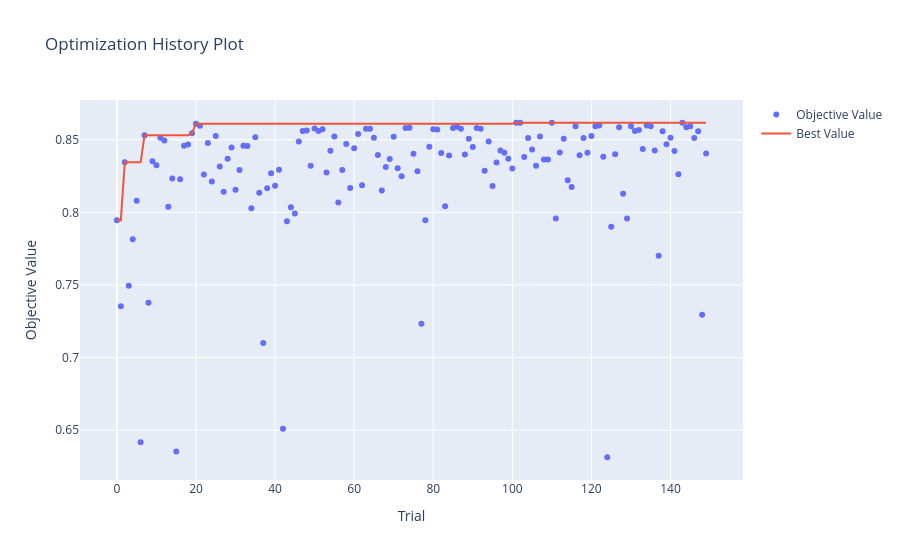

Here is the notebook cell this chart was saved with:
### Markdown cell above
Gráfico com visualização do histórico de otimização do optuna para o modelo KNN.

### Code cell
vis.plot_optimization_history(objeto_de_estudo_knn)

### Figure 1 — Plotly figure (JSON) as saved in the notebook; plotly's stock layout.template omitted (floating-point values rounded to 4 significant figures; data arrays with more than 128 entries replaced by an {"elided": "..."} marker saying what was removed)
{"data": [{"mode": "markers", "name": "Objective Value", "type": "scatter", "x": {"elided": "150 int values"}, "y": {"elided": "150 float values"}}, {"mode": "lines", "name": "Best Value", "type": "scatter", "x": {"elided": "150 int values"}, "y": {"elided": "150 float values"}}, {"marker": {"color": "#cccccc"}, "mode": "markers", "name": "Infeasible Trial", "showlegend": false, "type": "scatter", "x": [], "y": []}], "layout": {"title": {"text": "Optimization History Plot"}, "xaxis": {"title": {"text": "Trial"}}, "yaxis": {"title": {"text": "Objective Value"}}}}
